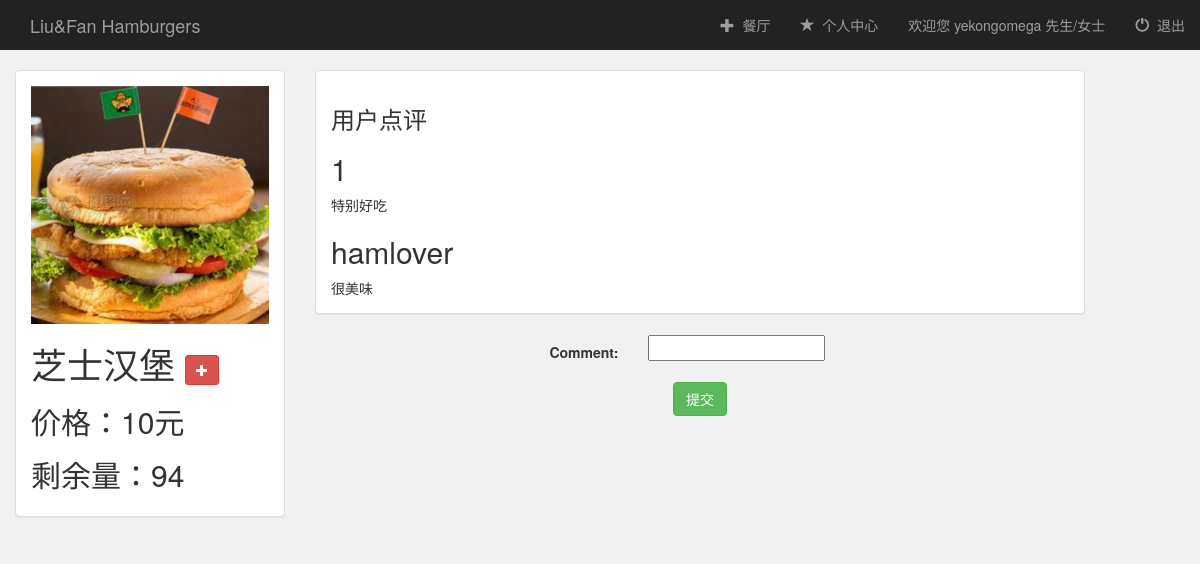
The app's page /booksystem/10/ (signed in) with its own data.
### booksystem/models.py (models this page shows)
class Store(models.Model):
    food = models.CharField(max_length=100, null=True)
    logo = models.FileField(default=0)
    price = models.IntegerField(null=True)
    quantity = models.IntegerField(null=True)

class Like(models.Model):
    user = models.ForeignKey(User, default=1)
    food = models.ForeignKey(Store)
    comment =models.CharField(max_length=200)

### booksystem/views.py (the view)
# urls.py: url(r'^(?P<store_id>[0-9]+)/$', views.detail, name='detail'),
def detail(request, store_id):
    if not request.user.is_authenticated():
        return render(request, 'booksystem/login.html')
    else:
        store = get_object_or_404(Store, pk=store_id)
        form = LikeForm(request.POST or None)
        if form.is_valid():
            like = form.save(commit=False)
            like.user = request.user
            like.food = store
            like.comment = form.cleaned_data['comment']
            like.save()
        like_result = Like.objects.filter(food=store)
        return render(request, 'booksystem/detail.html', {
            'store': store,
            'like_result':like_result,
            'form':form,
            'username': request.user.username})

### booksystem/forms.py
class LikeForm(forms.ModelForm):
    class Meta:
        model = Like
        fields = ['comment']

### booksystem/templates/booksystem/detail.html (shortened to what this page needs)
{% extends 'booksystem/base.html' %}
{% block login_display %}
    <a href="#">欢迎您 {{ username }} 先生/女士</a>
{% endblock %}
{% block content %}
<div class="container-fluid foods-container">
    <div class="row">
        <div class="col-sm-4 col-md-3">
            <div class="panel panel-default">
                <div class="panel-body">
                    <a href="{% url 'booksystem:detail' store.id %}">
                        {% if store.logo %}
                            <img src="{{ store.logo.url }}" class="img-responsive">
                        {% else %}
                            <h3>No image to display</h3>
                        {% endif %}
                    </a>
                    <h1>{{ store.food }}
                    <button type="submit" class="btn btn-sm btn-danger" onclick="book({{ store.id }})">
                        <span class="glyphicon glyphicon-plus"></span>
                    </button>
                    </h1>
                    <h2>价格：{{ store.price }}元</h2>
                    <h2>剩余量：{{ store.quantity }}</h2>
                </div>
            </div>
        </div>
        <div class="col-sm-12 col-md-8">
            <div class="panel panel-default">
                <div class="panel-body">
                    <h3>用户点评</h3>
                    {% for like in like_result %}
                        <h2>{{ like.user }}</h2>
                        <td>{{ like.comment }}</td>
                    {% endfor %}
                </div>
            </div>
            <form class="form-horizontal" role="form" action="" method="post" enctype="multipart/form-data">
                {% include 'booksystem/form_template.html' %}
                <div class="form-group">
                    <div align="center">
                        <button type="submit" class="btn btn-success">提交</button>
                    </div>
                </div>
            </form>
        </div>
    </div>
</div>
{% endblock %}

### records on screen
Store: logo (picture), food "芝士汉堡", price "10", quantity "94"
Like: user "1", comment "特别好吃"
Like: user "hamlover", comment "很美味"

### other values on screen
{{ username }} "yekongomega"
{{ field.label_tag }} "Comment:"
